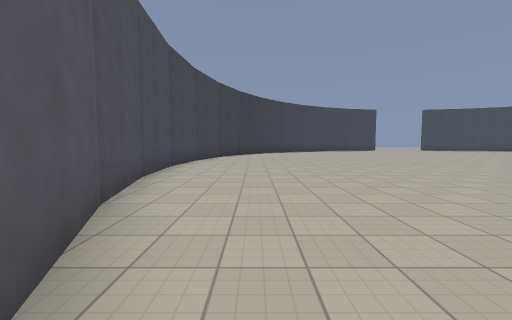
[1] (above)

15 first-person views from a walk through a 3-D level made in the Godot game engine. The camera is 1.4 m above the floor, tilts 4° down and sees 90° across. The floor is counted in squares, 1.97 m on a side. Each view is taken from the middle of a square. On the plan, view 1 faces up. The plan holds only what a view shows up to about 9 squares ahead; the rest is blank. The place goes on beyond the plan. Characters and animated objects are not drawn. Surface patterns are stand-ins for the level's own textures.

[2]
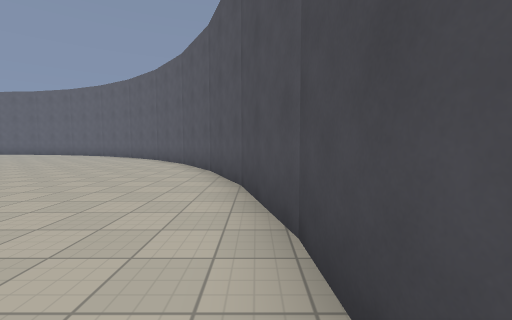

[3]
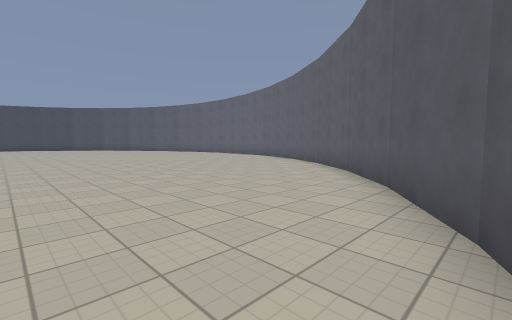

[4]
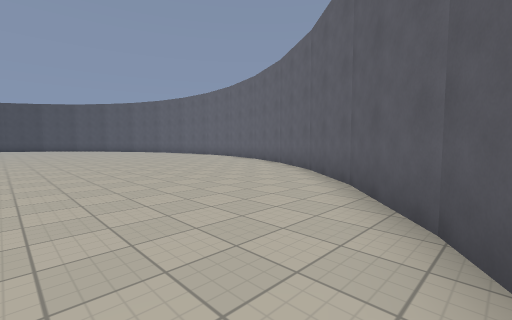

[5]
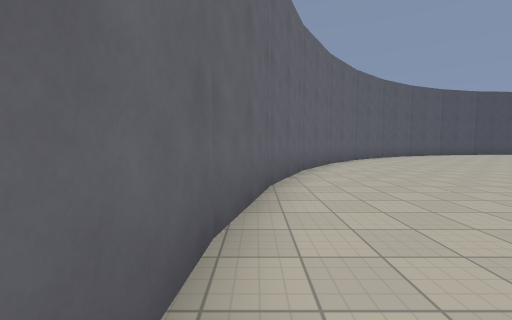

[6]
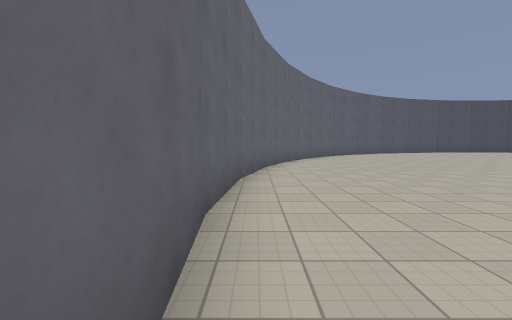

[7]
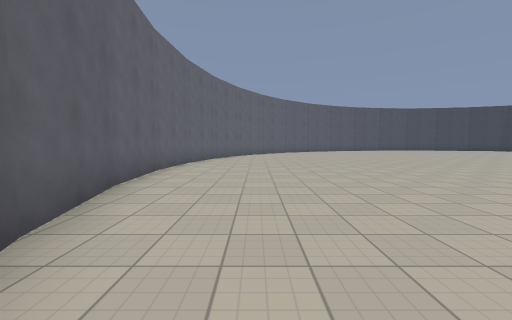

[8]
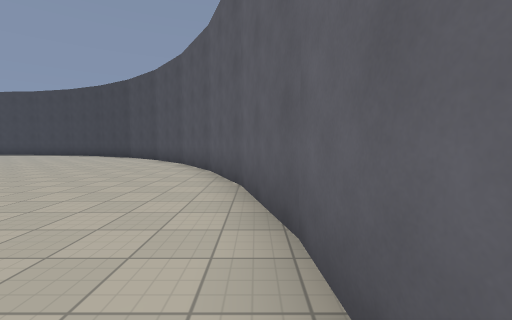

[9]
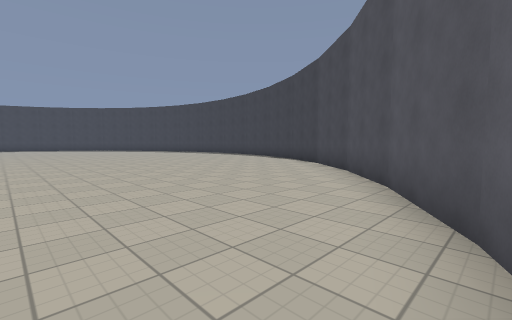

[10]
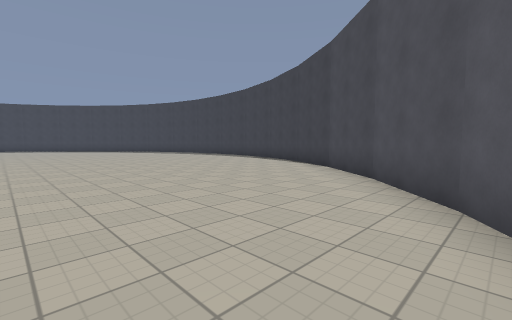

[11]
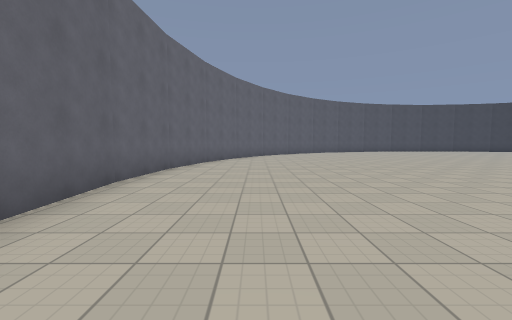

[12]
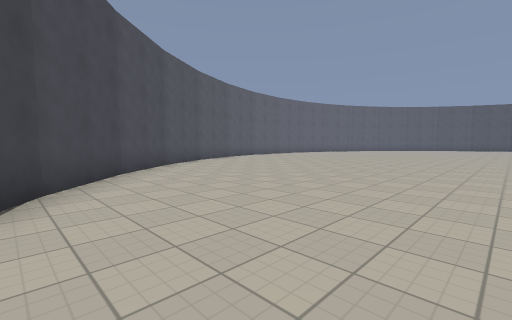

[13]
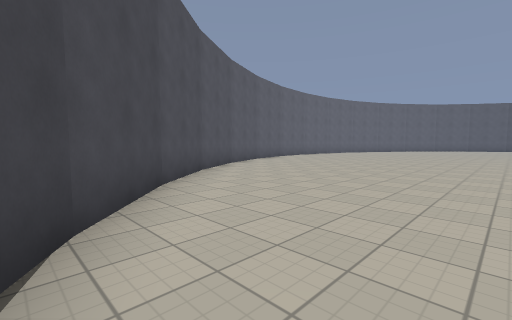

[14]
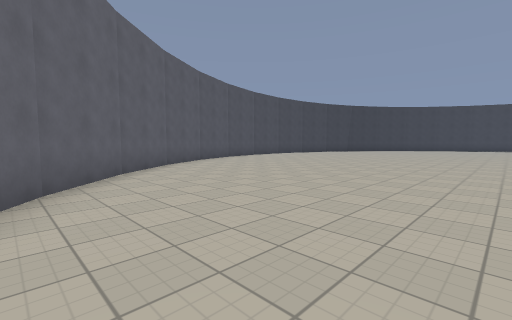

[15]
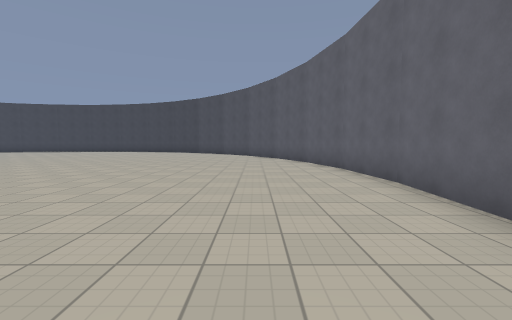

### Floor plan
Points are (right, up) in squares from view 1. A wall is a line through its corners. A room is listed if a view was taken in it or the views show most of it. See-through windows are left out.
Room 1 (views 1, 2, 3, 4, 5, 6, 7, 8, 9, 10, 11, 12, 13, 14, 15)
walls: (23, -3.2) (24.7, -1.3); (21.2, -4.7) (23.1, -3.1); (24.6, -1.4) (25.6, 0.2); (19.3, -5.9) (21.4, -4.6); (10.1, -7.3) (12.5, -7.5) (14.8, -7.3) (17.1, -6.8) (19.4, -5.8); (7.8, -6.8) (10.3, -7.3); (5.6, -5.8) (7.8, -6.7); (3.6, -4.6) (5.8, -5.9); (1.8, -3) (3.7, -4.7); (0.4, -1.3) (1.9, -3.1); (-0.9, 0.8) (0.4, -1.4); (-1.8, 2.9) (-0.9, 0.7); (-2.3, 5.3) (-1.8, 2.8); (-2.4, 9.1) (-2.5, 7.5) (-2.3, 5.1)

Positions as (right, up) in squares from view 1, and headings:
1: (0, 0), facing up
2: (-2, 7), facing down
3: (-1, 3), facing down-right
4: (0, 1), facing down-right
5: (12, -7), facing left
6: (15, -7), facing left
7: (19, -5), facing left
8: (13, -7), facing right
9: (17, -6), facing up-right
10: (18, -5), facing up-right
11: (17, -5), facing left
12: (25, 3), facing down-left
13: (25, 1), facing down-left
14: (8, -5), facing up-left
15: (8, -5), facing right
